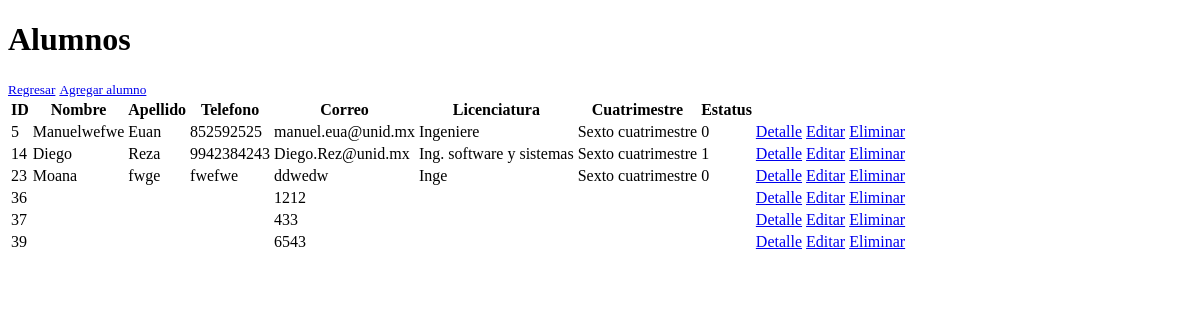
Page /escuela/alumnos/index.php on the earlier database version.
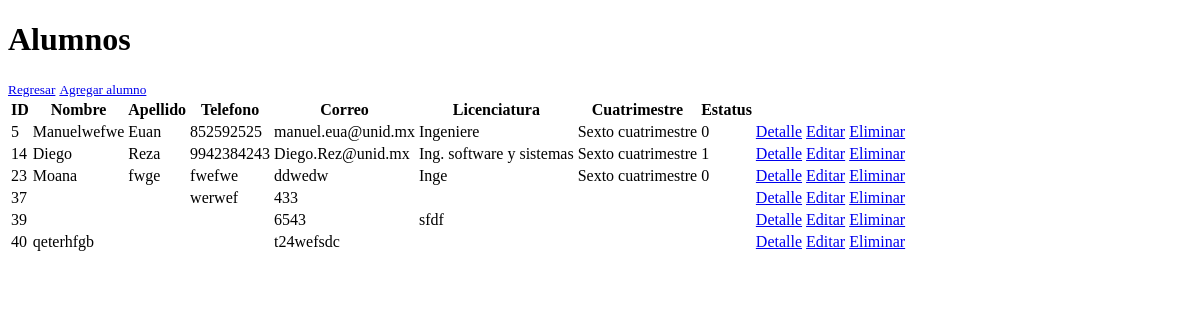
Same page on the later database version.
### tables this page shows
CREATE TABLE `alumnos` (
  `ID` int(11) UNSIGNED NOT NULL,
  `Nombre` varchar(30) NOT NULL,
  `Apellido` varchar(30) NOT NULL,
  `Telefono` varchar(15) NOT NULL,
  `Correo` varchar(30) NOT NULL,
  `Licenciatura` varchar(30) NOT NULL,
  `Cuatrimestre` varchar(30) NOT NULL,
  `Estatus` varchar(4) NOT NULL
);

### escuela/lib/functions.php (called while the page is built, shortened)
<?php
function get_all_alumnos($connect){
$consulta="SELECT * FROM alumnos";
$resultado = mysqli_query($connect, $consulta);
return $resultado;
}
?>

### escuela/alumnos/index.php (the view, shortened to what this page needs)
<?php
require_once("../lib/functions.php");
$alumno = get_all_alumnos($connect);
?>
<!DOCTYPE html>
<html lang="es-MX">
<head>
</head>
<body>
    <h1>Alumnos</h1>
    <small> <a href="../../escuela/">Regresar</a></small>
    <small> <a href="formulario.php">Agregar alumno</a></small>
    <table>
        <thead>
        <tr>
            <th>ID</th>
            <th>Nombre</th>
            <th>Apellido</th>
            <th>Telefono</th>
            <th>Correo</th>
            <th>Licenciatura</th>
            <th>Cuatrimestre</th>
            <th>Estatus</th>
</tr>
</thead>
<tbody>
    <?php
while ($fila = mysqli_fetch_array($alumno)) {
    ?>
    <tr>
    <td><?php echo $fila["ID"]; ?></td>
    <td><?php echo $fila["Nombre"]; ?></td>
    <td><?php echo $fila["Apellido"]; ?></td>
    <td><?php echo $fila["Telefono"]; ?></td>
    <td><?php echo $fila["Correo"]; ?></td>
    <td><?php echo $fila["Licenciatura"]; ?></td>
    <td><?php echo $fila["Cuatrimestre"]; ?></td>
    <td><?php echo $fila["Estatus"]; ?></td>
    <td><a href="detail.php?ID=<?php echo $fila
    ["ID"]; ?>">Detalle</a></td>
    <td><a href="formulario_update.php?ID=<?php echo $fila
    ["ID"]; ?>">Editar</a></td>
    <td><a href="confirmardelete.php?ID=<?php echo $fila
    ["ID"]; ?>">Eliminar</a></td>
    </tr>
    <?php
    }
    ?>
</tbody>
</body>
</html>

Differences in the rows shown:
removed alumnos: ID "36", Correo "1212"
changed alumnos id 37: Telefono (not shown) → "werwef"
changed alumnos id 39: Licenciatura (not shown) → "sfdf"
added alumnos: ID "40", Nombre "qeterhfgb", Correo "t24wefsdc"
